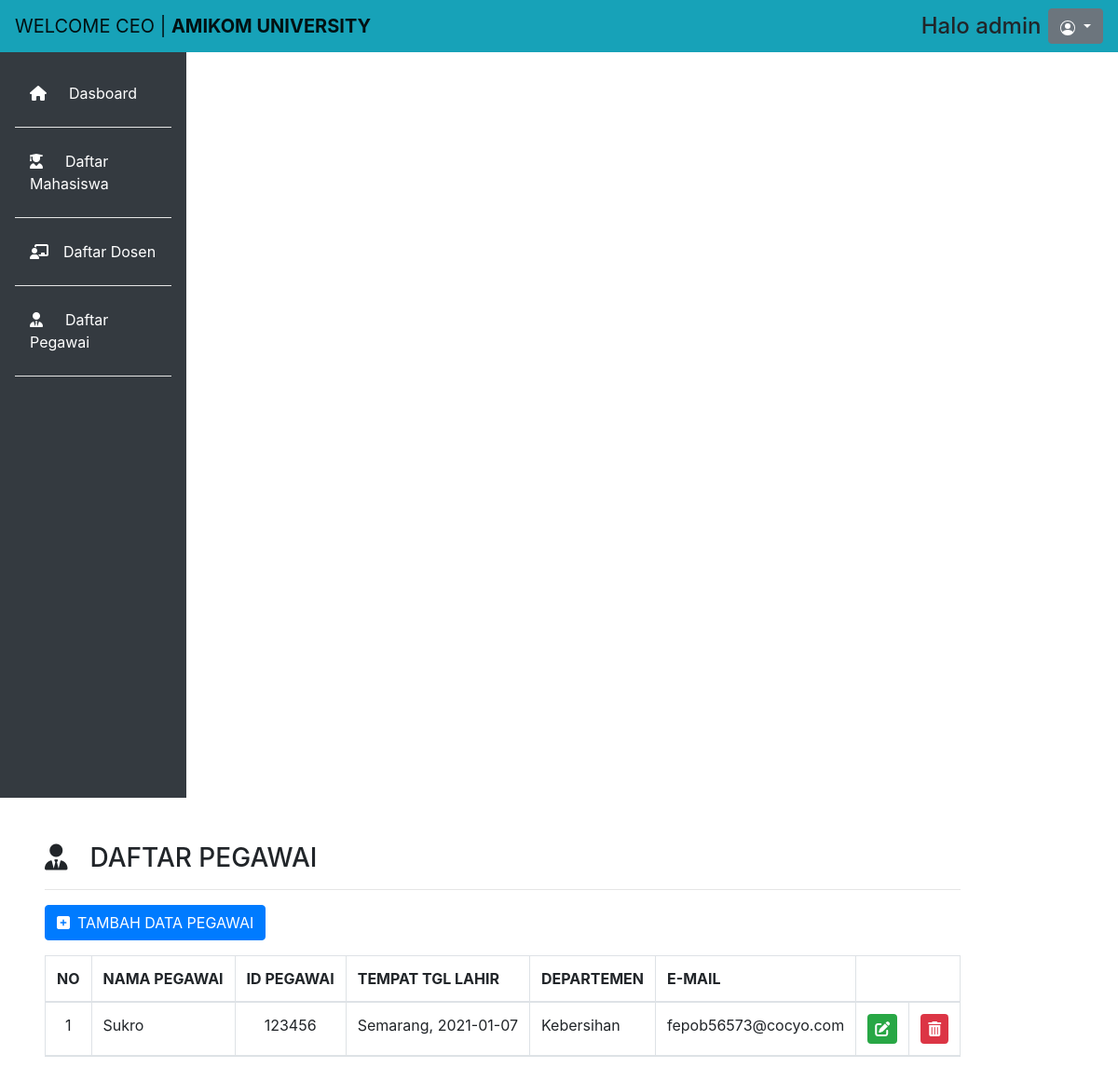
Screenshot of /page/pegawai.php with the database file from the repository.
### tables this page shows
CREATE TABLE `data_admin` (
  `id` int(11) NOT NULL,
  `user_name` varchar(255) NOT NULL,
  `password` varchar(255) NOT NULL,
  `name` varchar(255) NOT NULL
);

CREATE TABLE `data_pegawai` (
  `id` int(11) NOT NULL,
  `nama_pegawai` varchar(255) NOT NULL,
  `id_pegawai` int(6) NOT NULL,
  `tempat_lahir_pegawai` varchar(255) NOT NULL,
  `tanggal_lahir_pegawai` date NOT NULL,
  `departemen_pegawai` varchar(255) NOT NULL,
  `email_pegawai` varchar(255) NOT NULL
);

### page/pegawai.php (the view, shortened to what this page needs)
<!doctype html>
<html lang="en">
  <head>
    <link rel="stylesheet" href="https://cdn.jsdelivr.net/npm/bootstrap@4.5.3/dist/css/bootstrap.min.css">
    <link rel="stylesheet" type="text/css" href="css/admin.css">
  </head>
  <body>
  	<nav class="navbar navbar-expand-lg navbar-light bg-info">
	  <a class="navbar-brand" href="dash.php">WELCOME CEO | <b>AMIKOM UNIVERSITY</b></a>
	    <div class="form-inline my-2 my-lg-0 ml-auto">
	    	<?php
			    include ("../config/koneksi.php");
			    $id = $_SESSION['id'];
			    $sql = "SELECT * FROM data_admin WHERE id='$id'";
			    $hasil = mysqli_query($db, $sql) or exit("Error query : <b>".$sql."</br>");
			    $data = mysqli_fetch_assoc($hasil)
			?>
	    	<h4 class="form-inline mr-sm-2 my-lg-0 ml-auto">Halo <?php echo $data['name'];?></h4>
	      <div class="dropdown">
			  <button class="btn btn-secondary dropdown-toggle" type="button" id="dropdownMenuButton" data-toggle="dropdown" aria-haspopup="true" aria-expanded="false">
			  </button>
			</div>
	    </div>
	</nav>
	<div class="row no-gutters mt-0">
		<div class="col-md-2 bg-dark mt-0 pr-3 pt-4">
			<ul class="nav flex-column ml-3 mb-5">
			  <li class="nav-item">
			    <a class="nav-link active text-white" href="dash.php"><i class="fas fa-home mr-4"></i>Dasboard</a><hr class="bg-white">
			  </li>
			  <li class="nav-item">
			    <a class="nav-link text-white" href="mahasiswa.php"><i class="fas fa-user-graduate mr-4"></i>Daftar Mahasiswa</a><hr class="bg-white">
			  </li>
			  <li class="nav-item">
			    <a class="nav-link text-white" href="dosen.php"><i class="fas fa-chalkboard-teacher mr-3"></i>Daftar Dosen</a><hr class="bg-white">
			  </li>
			  <li class="nav-item">
			    <a class="nav-link text-white"><i class="fas fa-user-tie mr-4"></i>Daftar Pegawai</a><hr class="bg-white">
			  </li>
			</ul>
		</div>
		<div class="com-md-10 p-5 pt-2">
			<h3><i class="fas fa-user-tie mr-4"></i>DAFTAR PEGAWAI</h3><hr width="100%">
			<a data-toggle="modal" data-target="#tambahPegawai" title="Edit" class="btn btn-primary mb-3"><i class="fas fa-plus-square mr-2"></i>TAMBAH DATA PEGAWAI</a>
			<table class="table table-striped table-bordered">
			  <thead>
			    <tr>
			      <th scope="col">NO</th>
			      <th scope="col">NAMA PEGAWAI</th>
			      <th scope="col">ID PEGAWAI</th>
			      <th scope="col">TEMPAT TGL LAHIR</th>
			      <th scope="col">DEPARTEMEN</th>
			      <th scope="col">E-MAIL</th>
			      <th colspan="3" scope="col"></th>
			    </tr>
			    <?php
			    include ("../config/koneksi.php");
			    $sql = "SELECT * FROM data_pegawai";
			    $hasil = mysqli_query($db, $sql) or exit("Error query : <b>".$sql."</br>");
			    $i = 0;
			    while ($data = mysqli_fetch_assoc($hasil)) {
			    	$i++
			    ?>
				    <tr>
				    	<td align="center"><?php echo $i ?></td>
				    	<td><?php echo $data['nama_pegawai'];?></td>
				    	<td align="center"><?php echo $data['id_pegawai'];?></td>
				    	<td><?php echo $data['tempat_lahir_pegawai'],', ', $data['tanggal_lahir_pegawai'];?></td>
				    	<td><?php echo $data['departemen_pegawai'];?></td>
				    	<td><?php echo $data['email_pegawai'];?></td>
				    	<td><a type="button" class="fas fa-edit bg-success p-2 text-white rounded" data-toggle="modal"data-target="#dataPegawai<?php echo $data['id'];?>" title="Edit"></i></td>
				    	<td><a type="button" data-toggle="modal" data-target="#hapus<?php echo $data['id'];?>" class="fas fa-trash-alt bg-danger p-2 text-white rounded" title="Delete"></a></td>
				    </tr>
			    <?php } ?>
			  </thead>
			</table>
		</div>
	</div>
  </body>
</html>

### page/css/admin.css (style rules this page uses)
.col-md-2 { min-height: 800px; }

### rows the page displays
data_admin: name "admin"
data_pegawai: nama_pegawai "Sukro", id_pegawai "123456", tempat_lahir_pegawai "Semarang", tanggal_lahir_pegawai "2021-01-07", departemen_pegawai "Kebersihan", email_pegawai "fepob56573@cocyo.com"
